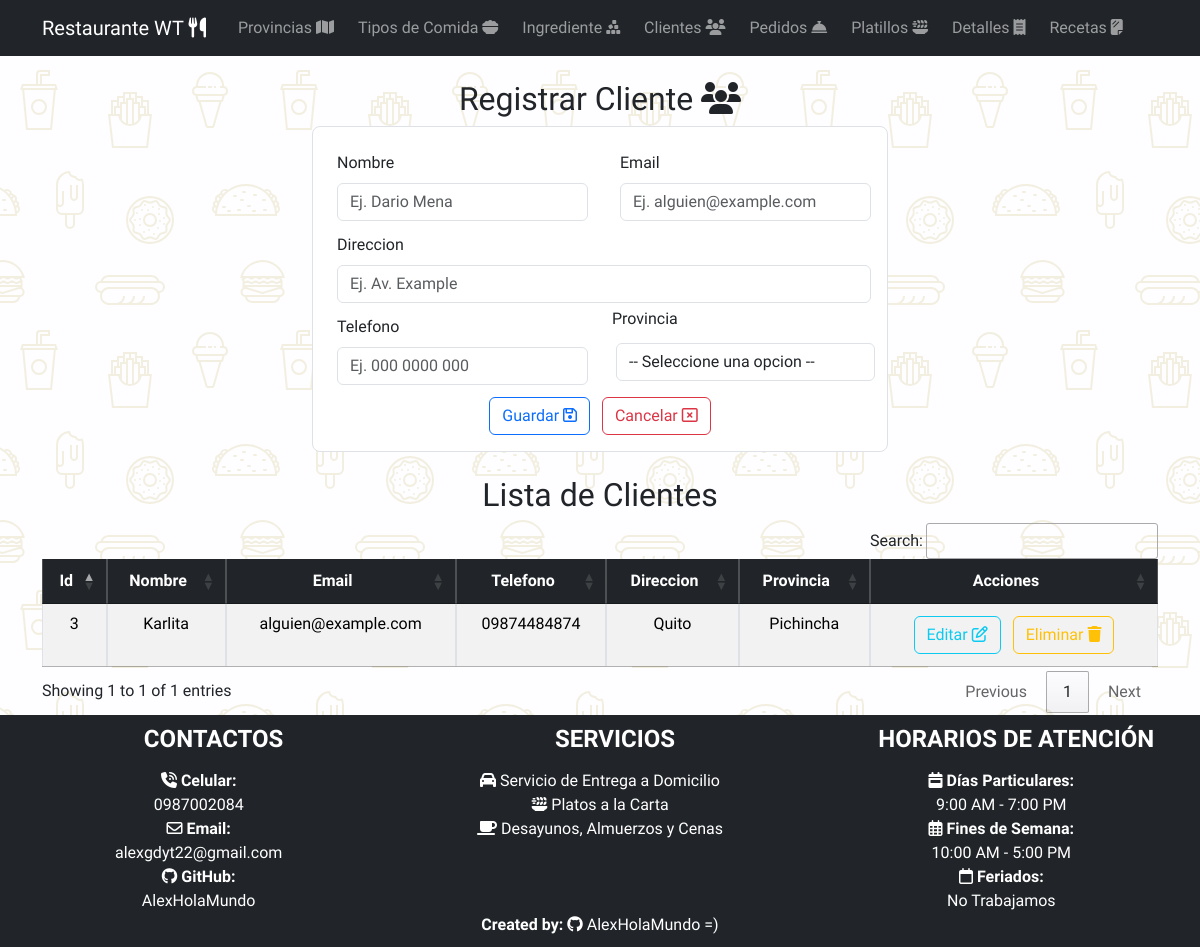
The page /listaCliente/ on the database its author committed.
### Aplicaciones/RestauranteWT/models.py (models this page shows, shortened)
class Cliente(models.Model):
    idCliente_wt = models.AutoField(primary_key=True)
    nombre_wt = models.CharField(max_length=50)
    email_wt = models.EmailField()
    telefono_wt = models.CharField(max_length=10)
    direccion_wt = models.CharField(max_length=100)
    provincia_wt = models.ForeignKey(Provincia, null=True, blank=True, on_delete=models.CASCADE)

class Provincia(models.Model):
    idProvincia_wt = models.AutoField(primary_key=True)
    nombre_wt = models.CharField(max_length=50)
    codigoPostal_wt = models.IntegerField()
    region_wt = models.CharField(max_length=50)
    habitantes_wt = models.IntegerField()

### Aplicaciones/RestauranteWT/views.py (the view)
# urls.py: path('listaCliente/', views.listaCliente),
def listaCliente(request):
    clienteBdd=Cliente.objects.all()
    provinciaBdd=Provincia.objects.all()
    return render(request, 'listaCliente.html',{'clientes':clienteBdd, 'provincias':provinciaBdd})

### Aplicaciones/RestauranteWT/templates/listaCliente.html (shortened to what this page needs)
{% extends "plantilla.html" %} {% block contenido %} {%load static %}
<div class="container w-50 mt-4 mb-4">
  <h2 class="text-center">
    Registrar Cliente <i class="fa-solid fa-users"></i>
  </h2>
  <form
    class="border p-3 rounded-3"
    action="/guardarCliente/"
    method="POST"
    enctype="multipart/form-data"
    id="formCliente"
  >
    <div class="row">
      <div class="col-md-6">
        <div class="m-1">
          <label for="" class="form-label m-1">Nombre</label>
          <input
            type="text"
            required
            class="form-control m-1"
            placeholder="Ej. Dario Mena"
            value=""
            name="nombre_wt"
            id="nombre_wt"
          />
        </div>
      </div>
      <div class="col-md-6">
        <div class="m-1">
          <label for="" class="form-label m-1">Email</label>
          <input
            type="email"
            required
            class="form-control m-1"
            placeholder="Ej. alguien@example.com"
            value=""
            name="email_wt"
            id="email_wt"
          />
        </div>
      </div>
    </div>
    <div class="row">
      <div class="col-md-12">
        <div class="m-1">
          <label for="" class="form-label m-1">Direccion</label>
          <input
            type="text"
            required
            class="form-control m-1"
            placeholder="Ej. Av. Example"
            value=""
            name="direccion_wt"
            id="direccion_wt"
          />
        </div>
      </div>
    </div>
    <div class="row">
      <div class="col-md-6">
        <div class="m-1">
          <label for="" class="form-label m-1">Telefono</label>
          <input
            type="text"
            required
            class="form-control m-1"
            placeholder="Ej. 000 0000 000"
            value=""
            name="telefono_wt"
            id="telefono_wt"
          />
        </div>
      </div>
      <div class="col-md-6">
        <label for="" class="form-label"> Provincia</label>
        <select
          name="idProvincia_wt"
          required
          class="form-control m-1"
          id="idProvincia_wt"
        >
          <option value="" class="">-- Seleccione una opcion --</option>
        </select>
      </div>
    </div>
    <center class="mt-2">
      <button type="submit" name="button" class="btn btn-outline-primary">
        Guardar <i class="fa-regular fa-floppy-disk"></i></button
      >&nbsp;&nbsp;
      <button type="reset" name="button" class="btn btn-outline-danger">
        Cancelar <i class="fa-regular fa-window-close"></i>
      </button>
    </center>
  </form>
</div>
<center class="mt-4 mb-4">
  <div class="container table-responsive">
    <h2 class="text-center">Lista de Clientes</h2>
    <table
      class="table table-striped table-bordered table-hover"
      id="tbCliente"
    >
      <thead>
        <tr class="table-dark">
          <th class="text-center" scope="col">Id</th>
          <th class="text-center" scope="col">Nombre</th>
          <th class="text-center" scope="col">Email</th>
          <th class="text-center" scope="col">Telefono</th>
          <th class="text-center" scope="col">Direccion</th>
          <th class="text-center" scope="col">Provincia</th>
          <th class="text-center" scope="col">Acciones</th>
        </tr>
      </thead>
      <tbody>
        {% for cliente in clientes %}
        <tr>
          <td class="text-center">{{cliente.idCliente_wt}}</td>
          <td class="text-center">{{cliente.nombre_wt}}</td>
          <td class="text-center">{{cliente.email_wt}}</td>
          <td class="text-center">{{cliente.telefono_wt}}</td>
          <td class="text-center">{{cliente.direccion_wt}}</td>
          <td class="text-center">{{cliente.provincia_wt.nombre_wt}}</td>
          <td class="text-center">
            <a
              href="/editarCliente/{{cliente.idCliente_wt}}"
              class="btn btn-outline-info m-1"
              >Editar <i class="fa-regular fa-pen-to-square"></i
            ></a>
            <a
              href="javascript:void(0);"
              type="button"
              class="btn btn-outline-warning m-1"
              onclick="eliminarCliente('/eliminarCliente/{{cliente.idCliente_wt}}')"
              >Eliminar <i class="fa-solid fa-trash"></i
            ></a>
          </td>
        </tr>
        {% endfor %}
      </tbody>
    </table>
  </div>
</center>
{% endblock contenido %}

### crudRestaurante/static/css/styles.css (style rules this page uses)
body { font-family: 'Great Vibes', cursive; font-family: 'PT Sans', sans-serif; font-family: 'PT Sans Narrow', sans-serif; font-family: 'Roboto Condensed', sans-serif; padding-bottom: 210px !important; padding-top: 56px; background-color: #fefdff; }
form { background-color: #fff; }

### rows shown on the page
Cliente: idCliente_wt "3", nombre_wt "Karlita", email_wt "alguien@example.com", telefono_wt "09874484874", direccion_wt "Quito", provincia_wt.nombre_wt "Pichincha"
